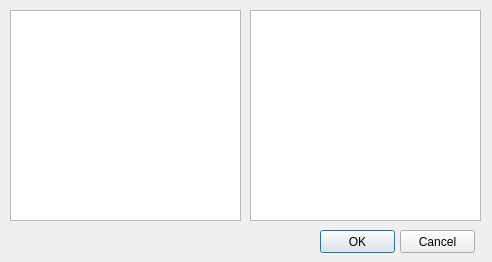
<?xml version="1.0" encoding="UTF-8"?>
<ui version="4.0">
 <class>SignalSlotForm</class>
 <widget class="QWidget" name="SignalSlotForm">
	<property name="geometry">
	 <rect>
		<x>0</x>
		<y>0</y>
		<width>492</width>
		<height>262</height>
	 </rect>
	</property>
	<property name="windowTitle">
	 <string>Signal and Slot</string>
	</property>
	<widget class="QListWidget" name="lwSignalList">
	 <property name="geometry">
		<rect>
		 <x>10</x>
		 <y>10</y>
		 <width>231</width>
		 <height>211</height>
		</rect>
	 </property>
	</widget>
	<widget class="QListWidget" name="lwSlotList">
	 <property name="geometry">
		<rect>
		 <x>250</x>
		 <y>10</y>
		 <width>231</width>
		 <height>211</height>
		</rect>
	 </property>
	</widget>
	<widget class="QPushButton" name="btnOK">
	 <property name="geometry">
		<rect>
		 <x>320</x>
		 <y>230</y>
		 <width>75</width>
		 <height>23</height>
		</rect>
	 </property>
	 <property name="text">
		<string>OK</string>
	 </property>
	 <property name="default">
		<bool>true</bool>
	 </property>
	</widget>
	<widget class="QPushButton" name="btnCancel">
	 <property name="geometry">
		<rect>
		 <x>400</x>
		 <y>230</y>
		 <width>75</width>
		 <height>23</height>
		</rect>
	 </property>
	 <property name="text">
		<string>Cancel</string>
	 </property>
	</widget>
 </widget>
 <resources/>
 <connections/>
</ui>
